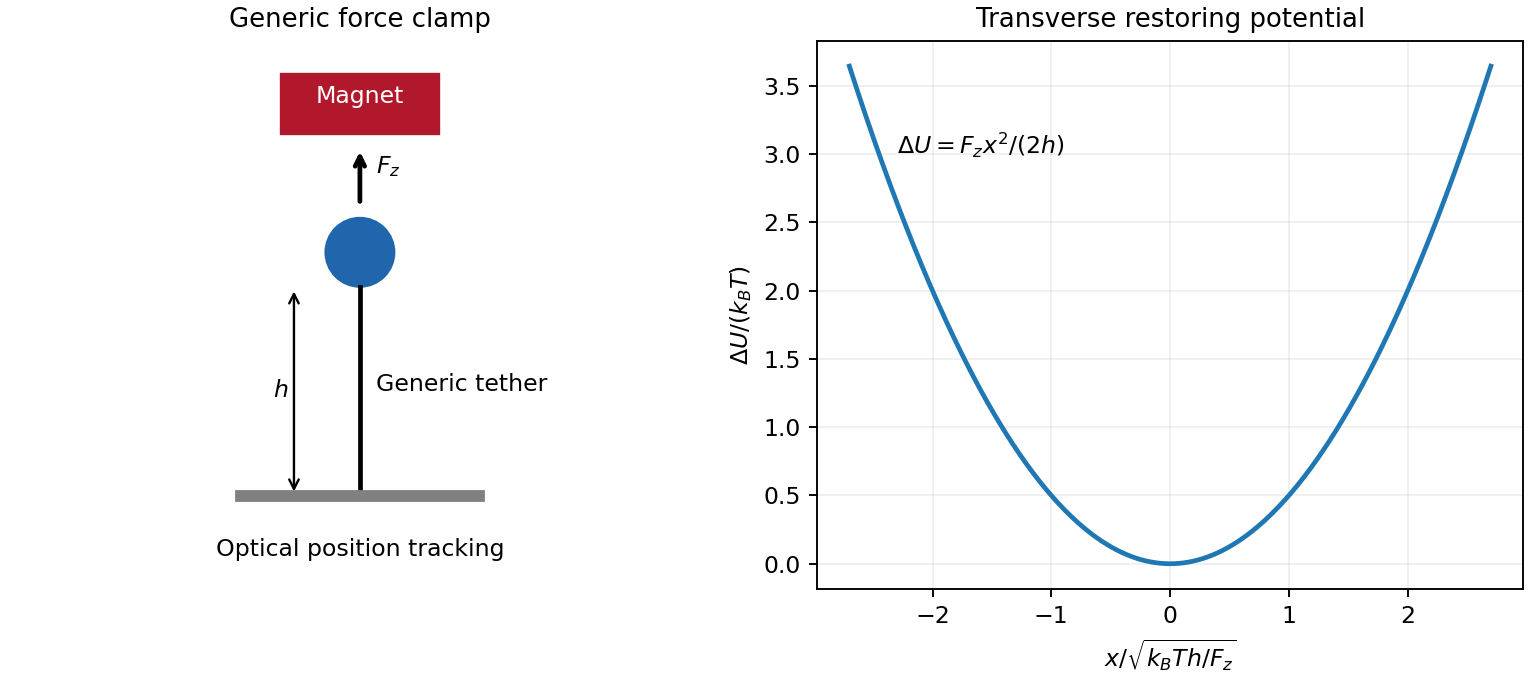

Python code for this plot:
"""Original generic synthetic tether apparatus; no biomolecular depiction."""
import numpy as np
import matplotlib.pyplot as plt
from matplotlib.patches import Circle,Rectangle
plt.rcParams.update({'font.size':10,'axes.titlesize':11})
fig,axs=plt.subplots(1,2,figsize=(9,4),layout='constrained');ax=axs[0]
ax.add_patch(Rectangle((-.6,3),1.2,.45,color='#b2182b'));ax.text(0,3.23,'Magnet',ha='center',color='white');ax.add_patch(Circle((0,2.1),.26,color='#2166ac'));ax.plot([0,0],[.25,1.84],color='black',lw=2);ax.plot([-.9,.9],[.25,.25],color='grey',lw=5)
ax.annotate('',xy=(0,2.9),xytext=(0,2.45),arrowprops={'arrowstyle':'->','lw':2});ax.text(.12,2.7,r'$F_z$');ax.text(.12,1.05,'Generic tether');ax.annotate('',xy=(-.5,1.84),xytext=(-.5,.25),arrowprops={'arrowstyle':'<->'});ax.text(-.66,1,r'$h$');ax.text(0,-.2,'Optical position tracking',ha='center');ax.set(xlim=(-1.1,1.1),ylim=(-.45,3.7),title='Generic force clamp');ax.axis('off');ax.set_aspect('equal')
x=np.linspace(-2.7,2.7,400);axs[1].plot(x,.5*x*x,lw=2);axs[1].set(xlabel=r'$x/\sqrt{k_BTh/F_z}$',ylabel=r'$\Delta U/(k_BT)$',title='Transverse restoring potential');axs[1].text(-2.3,3,r'$\Delta U=F_zx^2/(2h)$');axs[1].grid(alpha=.2)
fig.savefig('paper-1-generic-magnetic-calibration.png',dpi=170,facecolor='white');plt.close(fig)
